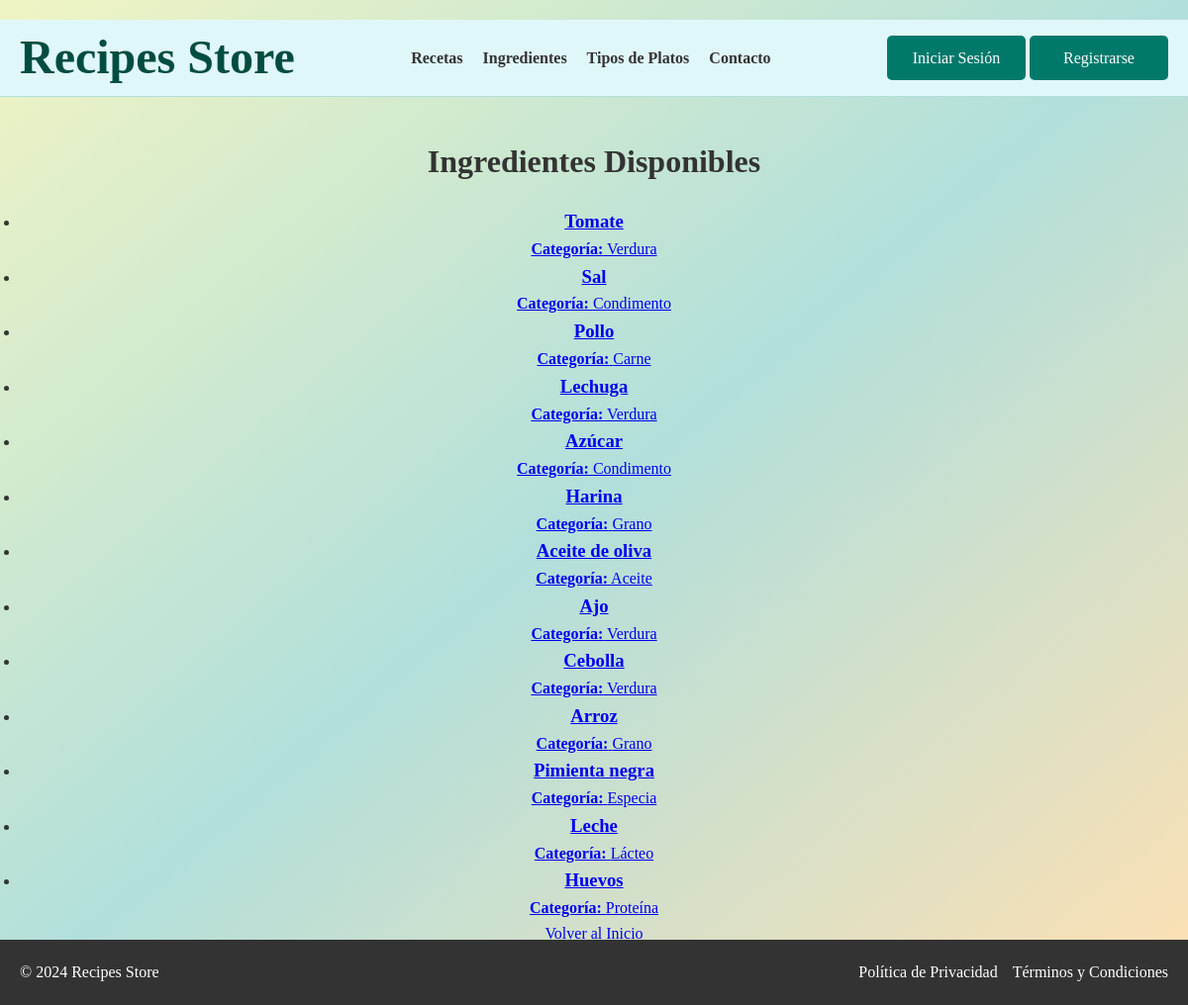
The page /ingredientes/ on the database its author committed.
### appRecetario/models.py (models this page shows, shortened)
class Ingrediente(models.Model):
    nombre = models.CharField(max_length=100)
    categoria = models.CharField(max_length=50)

### appRecetario/views.py (the view)
# urls.py: path('ingredientes/', views.list_ingredientes, name='list_ingredientes'),
def list_ingredientes(request):
    ingredientes = Ingrediente.objects.all()
    return render(request, 'ingredientes/list.html', {'ingredientes': ingredientes})

### appRecetario/templates/ingredientes/list.html (shortened to what this page needs)
{% extends 'base.html' %}
{% block contenido %}
<h2>Ingredientes Disponibles</h2>
<div class="lista">
    <ul>
        {% for ingrediente in ingredientes %}
        <li class="item">
            <a href="{% url 'detail_ingrediente' ingrediente.id %}">
                <div class="ingrediente-info">
                    <h3>{{ ingrediente.nombre }}</h3>
                    <p><strong>Categoría:</strong> {{ ingrediente.categoria }}</p>
                </div>
            </a>
        </li>
        {% empty %}
        <li>No hay ingredientes disponibles.</li>
        {% endfor %}
    </ul>
</div>
<a href="{% url 'index' %}" class="btn-volver">Volver al Inicio</a>
{% endblock %}

### appRecetario/static/style.css (style rules this page uses)
* { margin: 0; padding: 0; box-sizing: border-box; font-family: 'Georgia', serif; }
body { background-color: #F8F8F8; color: #333; line-height: 1.6; }
.main-content h2 { font-size: 2em; margin-bottom: 20px; color: #333; }
body { background: linear-gradient(to bottom right, #f0f4c3, #b2dfdb, #ffe0b2); padding: 20px 0; }

### rows shown on the page
Ingrediente: nombre "Tomate", categoria "Verdura"
Ingrediente: nombre "Sal", categoria "Condimento"
Ingrediente: nombre "Pollo", categoria "Carne"
Ingrediente: nombre "Lechuga", categoria "Verdura"
Ingrediente: nombre "Azúcar", categoria "Condimento"
Ingrediente: nombre "Harina", categoria "Grano"
Ingrediente: nombre "Aceite de oliva", categoria "Aceite"
Ingrediente: nombre "Ajo", categoria "Verdura"
Ingrediente: nombre "Cebolla", categoria "Verdura"
Ingrediente: nombre "Arroz", categoria "Grano"
Ingrediente: nombre "Pimienta negra", categoria "Especia"
Ingrediente: nombre "Leche", categoria "Lácteo"
Ingrediente: nombre "Huevos", categoria "Proteína"
